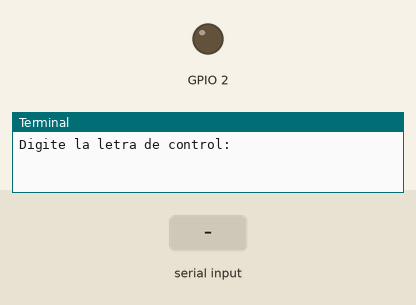
Bench run of a program on a simulated Raspberry Pi (BCM pin numbers). Shown: output pins drawn as LEDs (lit = HIGH), the last lines printed to the terminal. The test bench sets the inputs (shaded band).

Above: at 1.2 s.
1.3 s: "a" typed at the terminal, then Enter
At 1.9 s:
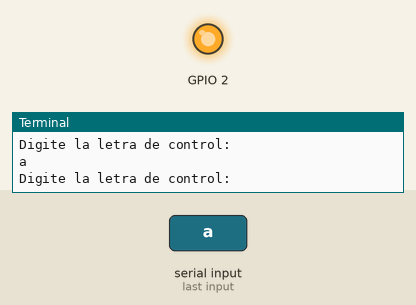
2.8 s: "b" typed at the terminal, then Enter
At 4.2 s:
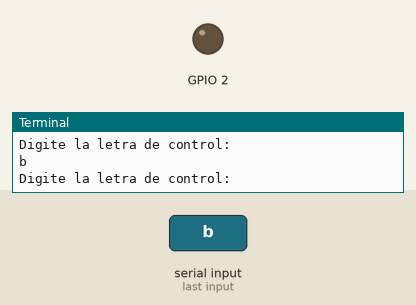
Timing chart, 0 to 5.8 s (numbered marks = the images above; inputs shaded):
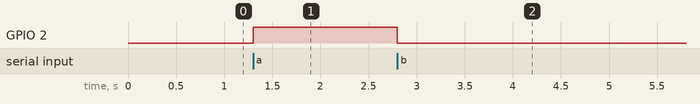

The program:

Clase03_Ejemplo01_TestGPIO.py
```python
import RPi.GPIO as GPIO

GPIO.setmode(GPIO.BCM)
GPIO.setup(2,GPIO.OUT)

continuar = True
while continuar:
    dato = input("Digite la letra de control: ")
    if dato == "a":
        GPIO.output(2,GPIO.HIGH)
    elif dato == "b":
        GPIO.output(2,GPIO.LOW)
    elif dato == "z":
        continuar = False
print("Fin de programa")
GPIO.cleanup()
```

Measured:
- after the input at 1.3 s, GPIO 2: LOW → HIGH at once
- after the input at 2.8 s, GPIO 2: HIGH → LOW at once
